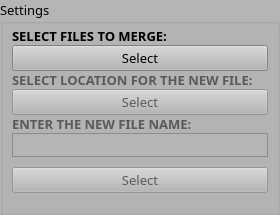
        <widget class="QGroupBox" name="settings_frame">
         <property name="sizePolicy">
          <sizepolicy hsizetype="Preferred" vsizetype="Preferred">
           <horstretch>6</horstretch>
           <verstretch>0</verstretch>
          </sizepolicy>
         </property>
         <property name="palette">
          <palette>
           <active>
            <colorrole role="WindowText">
             <brush brushstyle="SolidPattern">
              <color alpha="255">
               <red>0</red>
               <green>0</green>
               <blue>0</blue>
              </color>
             </brush>
            </colorrole>
            <colorrole role="Button">
             <brush brushstyle="SolidPattern">
              <color alpha="255">
               <red>181</red>
               <green>181</green>
               <blue>181</blue>
              </color>
             </brush>
            </colorrole>
            <colorrole role="Light">
             <brush brushstyle="SolidPattern">
              <color alpha="255">
               <red>255</red>
               <green>255</green>
               <blue>255</blue>
              </color>
             </brush>
            </colorrole>
            <colorrole role="Midlight">
             <brush brushstyle="SolidPattern">
              <color alpha="255">
               <red>218</red>
               <green>218</green>
               <blue>218</blue>
              </color>
             </brush>
            </colorrole>
            <colorrole role="Dark">
             <brush brushstyle="SolidPattern">
              <color alpha="255">
               <red>90</red>
               <green>90</green>
               <blue>90</blue>
              </color>
             </brush>
            </colorrole>
            <colorrole role="Mid">
             <brush brushstyle="SolidPattern">
              <color alpha="255">
               <red>121</red>
               <green>121</green>
               <blue>121</blue>
              </color>
             </brush>
            </colorrole>
            <colorrole role="Text">
             <brush brushstyle="SolidPattern">
              <color alpha="255">
               <red>0</red>
               <green>0</green>
               <blue>0</blue>
              </color>
             </brush>
            </colorrole>
            <colorrole role="BrightText">
             <brush brushstyle="SolidPattern">
              <color alpha="255">
               <red>255</red>
               <green>255</green>
               <blue>255</blue>
              </color>
             </brush>
            </colorrole>
            <colorrole role="ButtonText">
             <brush brushstyle="SolidPattern">
              <color alpha="255">
               <red>0</red>
               <green>0</green>
               <blue>0</blue>
              </color>
             </brush>
            </colorrole>
            <colorrole role="Base">
             <brush brushstyle="SolidPattern">
              <color alpha="255">
               <red>255</red>
               <green>255</green>
               <blue>255</blue>
              </color>
             </brush>
            </colorrole>
            <colorrole role="Window">
             <brush brushstyle="SolidPattern">
              <color alpha="255">
               <red>181</red>
               <green>181</green>
               <blue>181</blue>
              </color>
             </brush>
            </colorrole>
            <colorrole role="Shadow">
             <brush brushstyle="SolidPattern">
              <color alpha="255">
               <red>0</red>
               <green>0</green>
               <blue>0</blue>
              </color>
             </brush>
            </colorrole>
            <colorrole role="AlternateBase">
             <brush brushstyle="SolidPattern">
              <color alpha="255">
               <red>218</red>
               <green>218</green>
               <blue>218</blue>
              </color>
             </brush>
            </colorrole>
            <colorrole role="ToolTipBase">
             <brush brushstyle="SolidPattern">
              <color alpha="255">
               <red>255</red>
               <green>255</green>
               <blue>220</blue>
              </color>
             </brush>
            </colorrole>
            <colorrole role="ToolTipText">
             <brush brushstyle="SolidPattern">
              <color alpha="255">
               <red>0</red>
               <green>0</green>
               <blue>0</blue>
              </color>
             </brush>
            </colorrole>
            <colorrole role="PlaceholderText">
             <brush brushstyle="SolidPattern">
              <color alpha="128">
               <red>0</red>
               <green>0</green>
               <blue>0</blue>
              </color>
             </brush>
            </colorrole>
           </active>
           <inactive>
            <colorrole role="WindowText">
             <brush brushstyle="SolidPattern">
              <color alpha="255">
               <red>0</red>
               <green>0</green>
               <blue>0</blue>
              </color>
             </brush>
            </colorrole>
            <colorrole role="Button">
             <brush brushstyle="SolidPattern">
              <color alpha="255">
               <red>181</red>
               <green>181</green>
               <blue>181</blue>
              </color>
             </brush>
            </colorrole>
            <colorrole role="Light">
             <brush brushstyle="SolidPattern">
              <color alpha="255">
               <red>255</red>
               <green>255</green>
               <blue>255</blue>
              </color>
             </brush>
            </colorrole>
            <colorrole role="Midlight">
             <brush brushstyle="SolidPattern">
              <color alpha="255">
               <red>218</red>
               <green>218</green>
               <blue>218</blue>
              </color>
             </brush>
            </colorrole>
            <colorrole role="Dark">
             <brush brushstyle="SolidPattern">
              <color alpha="255">
               <red>90</red>
               <green>90</green>
               <blue>90</blue>
              </color>
             </brush>
            </colorrole>
            <colorrole role="Mid">
             <brush brushstyle="SolidPattern">
              <color alpha="255">
               <red>121</red>
               <green>121</green>
               <blue>121</blue>
              </color>
             </brush>
            </colorrole>
            <colorrole role="Text">
             <brush brushstyle="SolidPattern">
              <color alpha="255">
               <red>0</red>
               <green>0</green>
               <blue>0</blue>
              </color>
             </brush>
            </colorrole>
            <colorrole role="BrightText">
             <brush brushstyle="SolidPattern">
              <color alpha="255">
               <red>255</red>
               <green>255</green>
               <blue>255</blue>
              </color>
             </brush>
            </colorrole>
            <colorrole role="ButtonText">
             <brush brushstyle="SolidPattern">
              <color alpha="255">
               <red>0</red>
               <green>0</green>
               <blue>0</blue>
              </color>
             </brush>
            </colorrole>
            <colorrole role="Base">
             <brush brushstyle="SolidPattern">
              <color alpha="255">
               <red>255</red>
               <green>255</green>
               <blue>255</blue>
              </color>
             </brush>
            </colorrole>
            <colorrole role="Window">
             <brush brushstyle="SolidPattern">
              <color alpha="255">
               <red>181</red>
               <green>181</green>
               <blue>181</blue>
              </color>
             </brush>
            </colorrole>
            <colorrole role="Shadow">
             <brush brushstyle="SolidPattern">
              <color alpha="255">
               <red>0</red>
               <green>0</green>
               <blue>0</blue>
              </color>
             </brush>
            </colorrole>
            <colorrole role="AlternateBase">
             <brush brushstyle="SolidPattern">
              <color alpha="255">
               <red>218</red>
               <green>218</green>
               <blue>218</blue>
              </color>
             </brush>
            </colorrole>
            <colorrole role="ToolTipBase">
             <brush brushstyle="SolidPattern">
              <color alpha="255">
               <red>255</red>
               <green>255</green>
               <blue>220</blue>
              </color>
             </brush>
            </colorrole>
            <colorrole role="ToolTipText">
             <brush brushstyle="SolidPattern">
              <color alpha="255">
               <red>0</red>
               <green>0</green>
               <blue>0</blue>
              </color>
             </brush>
            </colorrole>
            <colorrole role="PlaceholderText">
             <brush brushstyle="SolidPattern">
              <color alpha="128">
               <red>0</red>
               <green>0</green>
               <blue>0</blue>
              </color>
             </brush>
            </colorrole>
           </inactive>
           <disabled>
            <colorrole role="WindowText">
             <brush brushstyle="SolidPattern">
              <color alpha="255">
               <red>90</red>
               <green>90</green>
               <blue>90</blue>
              </color>
             </brush>
            </colorrole>
            <colorrole role="Button">
             <brush brushstyle="SolidPattern">
              <color alpha="255">
               <red>181</red>
               <green>181</green>
               <blue>181</blue>
              </color>
             </brush>
            </colorrole>
            <colorrole role="Light">
             <brush brushstyle="SolidPattern">
              <color alpha="255">
               <red>255</red>
               <green>255</green>
               <blue>255</blue>
              </color>
             </brush>
            </colorrole>
            <colorrole role="Midlight">
             <brush brushstyle="SolidPattern">
              <color alpha="255">
               <red>218</red>
               <green>218</green>
               <blue>218</blue>
              </color>
             </brush>
            </colorrole>
            <colorrole role="Dark">
             <brush brushstyle="SolidPattern">
              <color alpha="255">
               <red>90</red>
               <green>90</green>
               <blue>90</blue>
              </color>
             </brush>
            </colorrole>
            <colorrole role="Mid">
             <brush brushstyle="SolidPattern">
              <color alpha="255">
               <red>121</red>
               <green>121</green>
               <blue>121</blue>
              </color>
             </brush>
            </colorrole>
            <colorrole role="Text">
             <brush brushstyle="SolidPattern">
              <color alpha="255">
               <red>90</red>
               <green>90</green>
               <blue>90</blue>
              </color>
             </brush>
            </colorrole>
            <colorrole role="BrightText">
             <brush brushstyle="SolidPattern">
              <color alpha="255">
               <red>255</red>
               <green>255</green>
               <blue>255</blue>
              </color>
             </brush>
            </colorrole>
            <colorrole role="ButtonText">
             <brush brushstyle="SolidPattern">
              <color alpha="255">
               <red>90</red>
               <green>90</green>
               <blue>90</blue>
              </color>
             </brush>
            </colorrole>
            <colorrole role="Base">
             <brush brushstyle="SolidPattern">
              <color alpha="255">
               <red>181</red>
               <green>181</green>
               <blue>181</blue>
              </color>
             </brush>
            </colorrole>
            <colorrole role="Window">
             <brush brushstyle="SolidPattern">
              <color alpha="255">
               <red>181</red>
               <green>181</green>
               <blue>181</blue>
              </color>
             </brush>
            </colorrole>
            <colorrole role="Shadow">
             <brush brushstyle="SolidPattern">
              <color alpha="255">
               <red>0</red>
               <green>0</green>
               <blue>0</blue>
              </color>
             </brush>
            </colorrole>
            <colorrole role="AlternateBase">
             <brush brushstyle="SolidPattern">
              <color alpha="255">
               <red>181</red>
               <green>181</green>
               <blue>181</blue>
              </color>
             </brush>
            </colorrole>
            <colorrole role="ToolTipBase">
             <brush brushstyle="SolidPattern">
              <color alpha="255">
               <red>255</red>
               <green>255</green>
               <blue>220</blue>
              </color>
             </brush>
            </colorrole>
            <colorrole role="ToolTipText">
             <brush brushstyle="SolidPattern">
              <color alpha="255">
               <red>0</red>
               <green>0</green>
               <blue>0</blue>
              </color>
             </brush>
            </colorrole>
            <colorrole role="PlaceholderText">
             <brush brushstyle="SolidPattern">
              <color alpha="128">
               <red>0</red>
               <green>0</green>
               <blue>0</blue>
              </color>
             </brush>
            </colorrole>
           </disabled>
          </palette>
         </property>
         <property name="font">
          <font>
           <family>Century Gothic</family>
           <pointsize>10</pointsize>
          </font>
         </property>
         <property name="title">
          <string>Settings</string>
         </property>
         <layout class="QVBoxLayout" name="settings_layout" stretch="0,0,0,0,0,0,0,0,0">
          <property name="spacing">
           <number>0</number>
          </property>
          <property name="leftMargin">
           <number>9</number>
          </property>
          <property name="topMargin">
           <number>3</number>
          </property>
          <property name="rightMargin">
           <number>9</number>
          </property>
          <property name="bottomMargin">
           <number>9</number>
          </property>
          <item>
           <widget class="QLabel" name="select_files_label">
            <property name="font">
             <font>
              <weight>75</weight>
              <bold>true</bold>
             </font>
            </property>
            <property name="text">
             <string>SELECT FILES TO MERGE:</string>
            </property>
           </widget>
          </item>
          <item>
           <widget class="QPushButton" name="select_files_button">
            <property name="text">
             <string>Select</string>
            </property>
           </widget>
          </item>
          <item>
           <widget class="QLabel" name="select_location_label">
            <property name="enabled">
             <bool>false</bool>
            </property>
            <property name="font">
             <font>
              <weight>75</weight>
              <bold>true</bold>
             </font>
            </property>
            <property name="text">
             <string>SELECT LOCATION FOR THE NEW FILE:</string>
            </property>
           </widget>
          </item>
          <item>
           <widget class="QPushButton" name="select_location_button">
            <property name="enabled">
             <bool>false</bool>
            </property>
            <property name="text">
             <string>Select</string>
            </property>
           </widget>
          </item>
          <item>
           <widget class="QLabel" name="enter_name_label">
            <property name="enabled">
             <bool>false</bool>
            </property>
            <property name="font">
             <font>
              <weight>75</weight>
              <bold>true</bold>
             </font>
            </property>
            <property name="text">
             <string>ENTER THE NEW FILE NAME:</string>
            </property>
           </widget>
          </item>
          <item>
           <widget class="QTextBrowser" name="enter_name_text_browser">
            <property name="enabled">
             <bool>false</bool>
            </property>
            <property name="sizePolicy">
             <sizepolicy hsizetype="Expanding" vsizetype="Expanding">
              <horstretch>0</horstretch>
              <verstretch>0</verstretch>
             </sizepolicy>
            </property>
            <property name="maximumSize">
             <size>
              <width>16777215</width>
              <height>24</height>
             </size>
            </property>
            <property name="verticalScrollBarPolicy">
             <enum>Qt::ScrollBarAlwaysOff</enum>
            </property>
            <property name="horizontalScrollBarPolicy">
             <enum>Qt::ScrollBarAlwaysOff</enum>
            </property>
            <property name="tabChangesFocus">
             <bool>true</bool>
            </property>
            <property name="readOnly">
             <bool>false</bool>
            </property>
           </widget>
          </item>
          <item>
           <spacer name="horizontal_spacer_3">
            <property name="orientation">
             <enum>Qt::Horizontal</enum>
            </property>
            <property name="sizeHint" stdset="0">
             <size>
              <width>40</width>
              <height>10</height>
             </size>
            </property>
           </spacer>
          </item>
          <item>
           <widget class="QPushButton" name="enter_name_button">
            <property name="enabled">
             <bool>false</bool>
            </property>
            <property name="text">
             <string>Select</string>
            </property>
           </widget>
          </item>
          <item>
           <spacer name="horizontal_spacer_4">
            <property name="orientation">
             <enum>Qt::Horizontal</enum>
            </property>
            <property name="sizeHint" stdset="0">
             <size>
              <width>80</width>
              <height>10</height>
             </size>
            </property>
           </spacer>
          </item>
         </layout>
        </widget>
